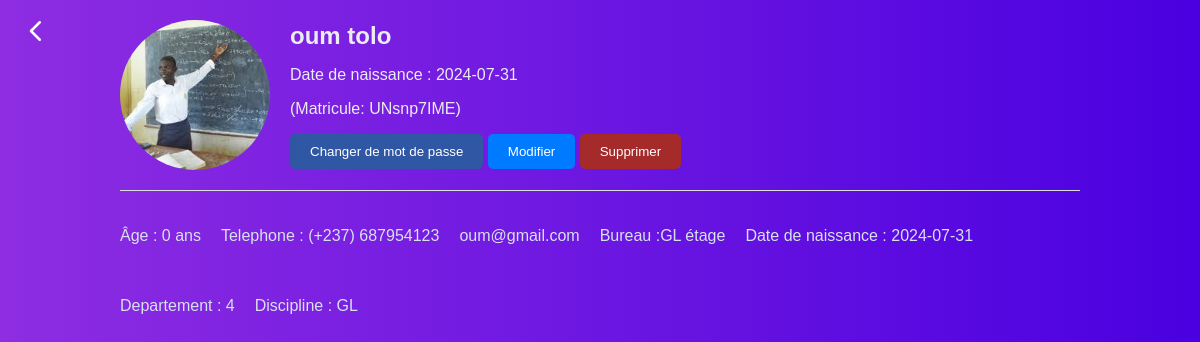
Screenshot of /pages/Enseignants/profile.php?id=5 (signed in) with the database file from the repository.
### tables this page shows
CREATE TABLE `enseignant` (
  `id` int(11) NOT NULL,
  `matricul` varchar(255) NOT NULL,
  `nom` varchar(255) NOT NULL,
  `prenom` varchar(255) NOT NULL,
  `date_nais` date NOT NULL,
  `telephone` varchar(255) NOT NULL,
  `email` varchar(255) NOT NULL,
  `bureau` varchar(255) NOT NULL,
  `departement` varchar(255) NOT NULL,
  `discipline` varchar(255) NOT NULL,
  `image` varchar(255) NOT NULL
);

### pages/Enseignants/profile.php (the view, shortened to what this page needs)
<?php
include "../../config/connexion.php";
try {
	$pdo = new PDO($dsn, $username, $password);
	$pdo->setAttribute(PDO::ATTR_ERRMODE, PDO::ERRMODE_EXCEPTION);
	if (isset($_GET['id'])) {
		$id = $_GET['id'];
		$sql = "SELECT * FROM enseignant WHERE id = :id";
		$stmt = $pdo->prepare($sql);
		$stmt->bindParam(':id', $id, PDO::PARAM_STR);
		$stmt->execute();
		$enseignant = $stmt->fetch(PDO::FETCH_ASSOC);
	} else {
		echo "Matricule non fourni";
		exit();
	}
} catch (PDOException $e) {
	echo 'Erreur : ' . $e->getMessage();
	exit();
}
?>
<!DOCTYPE html>
<html lang="fr">
<head>
	<link rel="stylesheet" href="style_profil.css">
</head>
<body>
	<main>
		<a href="enseignant.php" style="position: fixed; margin-left: 1rem; color: white; margin-top: 1rem;">
				<svg width="40" height="30" viewBox="0 0 24 24" fill="none" xmlns="http://www.w3.org/2000/svg">
					<path d="M15 19l-7-7 7-7" stroke="currentColor" stroke-width="2" stroke-linecap="round" stroke-linejoin="round"/>
				</svg>
		</a>
		<div class="container">
		<div class="profile-header">
			<img src="<?php echo htmlspecialchars($enseignant['image']); ?>" alt="Profile Picture" class="profile-pic">
			<div class="profile-info">
				<h1><?php echo htmlspecialchars($enseignant['nom'] . ' ' . $enseignant['prenom']); ?></h1>
				<p>Date de naissance : <?php echo htmlspecialchars($enseignant['date_nais']); ?></p>
				<p>(Matricule: <?php echo htmlspecialchars($enseignant['matricul']); ?>)</p>
				<div class="profile-actions">
                <button id="openWindowButton" style="background-color: rgb(48, 87, 164);">Changer de mot de passe</button>
				<button onclick="openModal()">Modifier</button>
				<button onclick="confirmDelete('<?php echo htmlspecialchars($enseignant['id']); ?>')" style="background-color: brown;">Supprimer</button>
			</div>
			</div>
		</div>
		<div class="profile-details">
		<p>Âge : <?php
				$dateOfBirth = new DateTime($enseignant['date_nais']);
				$today = new DateTime();
				$age = $today->diff($dateOfBirth)->y;
				echo $age . ' ans';
				?>
			</p>
			<p>Telephone : (+237) <?php echo htmlspecialchars($enseignant['telephone']); ?></p>
			<p><?php echo htmlspecialchars($enseignant['email']); ?></p>
		<p>Bureau :<?php echo htmlspecialchars($enseignant['bureau']); ?> étage</p>
			<p>Date de naissance : <?php echo htmlspecialchars($enseignant['date_nais']); ?></p>
			<p>Departement : <?php echo htmlspecialchars($enseignant['departement']); ?></p>
			<p>Discipline : <?php echo htmlspecialchars($enseignant['discipline']); ?></p>
		</div>
	</main>
</body>
</html>

### pages/Enseignants/style_profil.css (style rules this page uses)
:root { --primary-color: #191919; --white: #FFFFFF; --sidebar-primary: #353E47; --sidebar-primary-hover: #353E47; --sidebar-background: #070E13; --background: #F1F3FF; --text-link: #FFFFFF; --headline: #CBD1D8; --expand-button: #353E47; --logout: #FA7575; --primary: #605DFF; --primary-dark: #4a00e0; --primary-light: #5DA8FF; --secondary: #1D1D1D; --social-background: #E9E9E9; --social-background-hover: #dddddd; --text: #1F2346; --white: #FFFFFF; --violet: #8e2de2; }
body { font-family: Arial, sans-serif; margin: 0; padding: 0; box-sizing: border-box; background: var(--violet); background: -webkit-linear-gradient(to right, var(--violet), var(--primary-dark)); background: linear-gradient(to right, var(--violet), var(--primary-dark)); }
.container { max-width: 80%; margin: 0 auto; padding: 20px; color: rgb(214, 203, 203); }
.profile-header { display: flex; flex-wrap: wrap; align-items: center; border-bottom: 1px solid #ddd; padding-bottom: 20px; margin-bottom: 20px; color: #f7f8f9; }
.profile-pic { border-radius: 50%; width: 150px; height: 150px; object-fit: cover; margin-right: 20px; }
.profile-info { flex: 1; color: #ebecf1; }
.profile-info h1 { margin: 0; font-size: 24px; }
.profile-actions button, .profile-docs button { padding: 10px 20px; border: none; background-color: #007bff; color: white; border-radius: 5px; cursor: pointer; }
.profile-details { display: flex; flex-wrap: wrap; gap: 20px; color:#d5e1ed; }

### rows the page displays
enseignant: image (picture), nom+prenom "oum tolo", date_nais "2024-07-31", matricul "UNsnp7IME", telephone "687954123", email "oum@gmail.com", bureau "GL", departement "4", discipline "GL"
